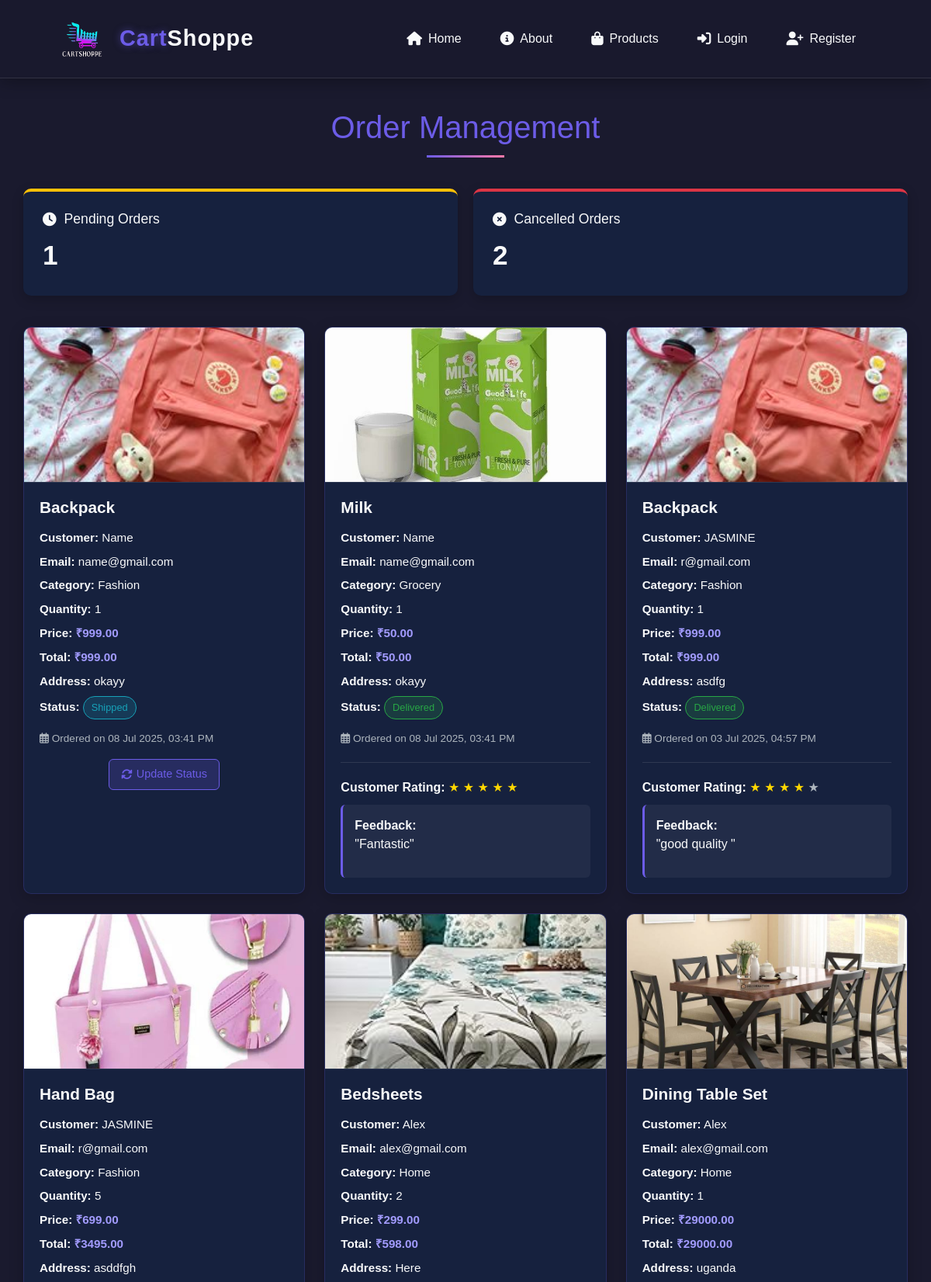
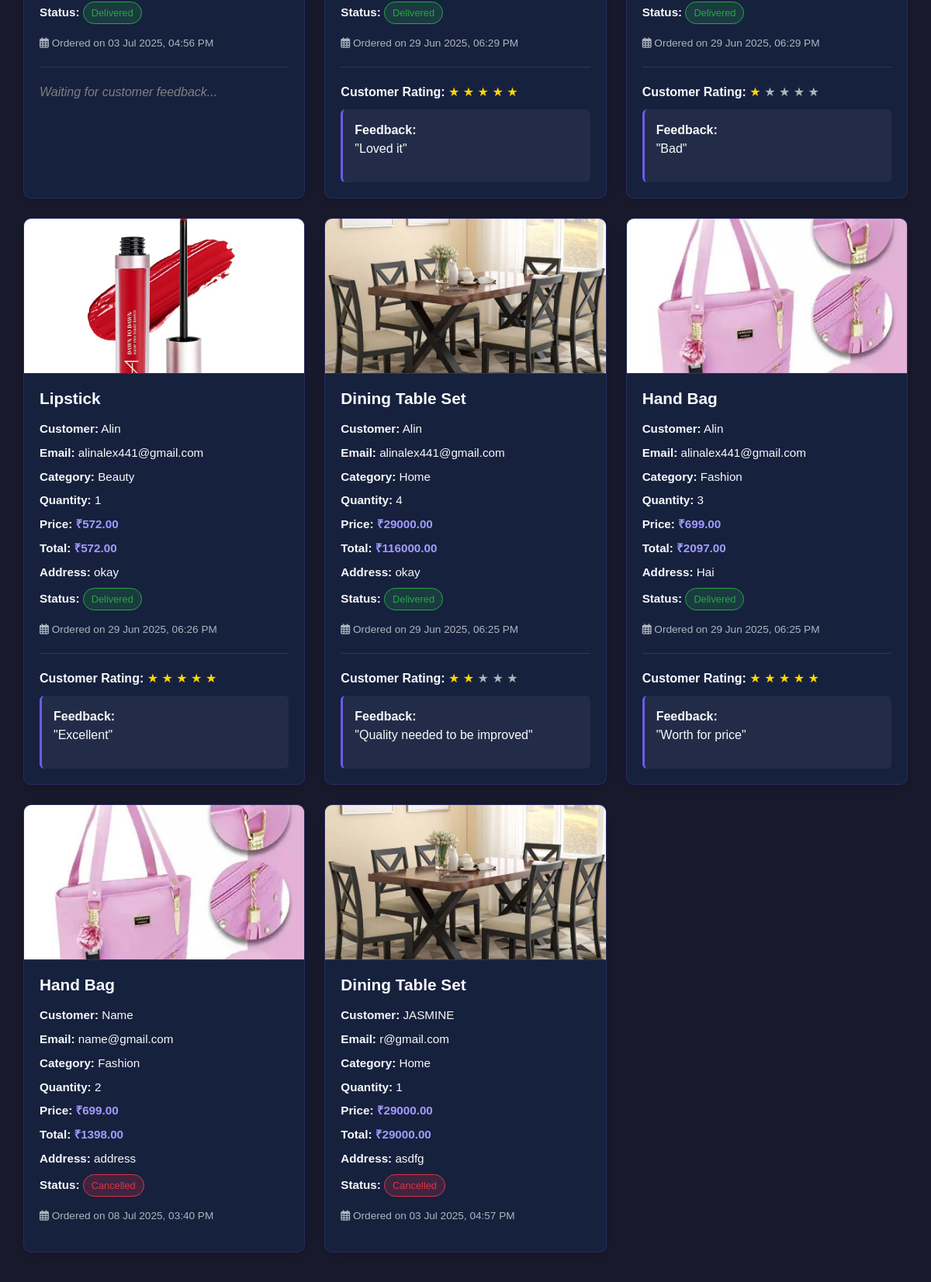
The page /bookings/ (upper part) on the database its author committed (2 pictures, top to bottom).
### myproject/myapp/models.py (models this page shows)
class Order(models.Model):
    user = models.ForeignKey(settings.AUTH_USER_MODEL, on_delete=models.CASCADE,null=True)
    product = models.ForeignKey('Product', on_delete=models.CASCADE,null=True)
    quantity = models.PositiveIntegerField(default=1,null=True)
    address = models.TextField()
    ordered_at = models.DateTimeField(auto_now_add=True,null=True)
    status = models.CharField(max_length=20, choices=ORDER_STATUS_CHOICES, default='Placed')
    product = models.ForeignKey('Product', on_delete=models.CASCADE, related_name='orders', null=True)
    feedback = models.TextField(blank=True, null=True)
    rating = models.PositiveIntegerField(blank=True, null=True)
    feedback_at = models.DateTimeField(blank=True, null=True)
    def total_price(self):
        return self.product.price * self.quantity

class Product(models.Model):
    name = models.CharField(max_length=255,null=True)
    category = models.CharField(max_length=100,null=True)
    price = models.DecimalField(max_digits=10, decimal_places=2,null=True)
    image = models.ImageField(upload_to='product_images/',null=True)

class Register(AbstractUser):
    usertype=models.CharField(max_length=10,null=True)
    contact = models.CharField(max_length=10, null=True)

### myproject/myapp/views.py (the view)
# urls.py: path('bookings/', views.view_bookings, name='view_bookings'),
def view_bookings(request):
    orders = Order.objects.select_related('product', 'user').all()
    orders = sorted(
        orders,
        key=lambda o: (get_status_priority(o.status), -o.ordered_at.timestamp())
    )
    pending_count = Order.objects.filter(status__in=['Placed', 'Shipped']).count()
    cancelled_count = Order.objects.filter(status='Cancelled').count()
    context = {
        'orders': orders,
        'pending_count': pending_count,
        'cancelled_count': cancelled_count,
    }
    return render(request, 'bookings.html', context)

### myproject/myapp/views.py (called while the page is built)
def get_status_priority(status):
    priority = {
        'Placed': 0,
        'Shipped': 1,
        'Delivered': 2,
        'Cancelled': 3
    }
    return priority.get(status, 4)

### myproject/myapp/templates/bookings.html (shortened to what this page needs)
{% load static %}
{% include 'header.html' %}
<div class="bookings-container">
    <h1 class="page-title">Order Management</h1>
    <div class="stats-row">
        <div class="stat-card pending">
            <h3 class="stat-title"><i class="fas fa-clock"></i> Pending Orders</h3>
            <p class="stat-value">{{ pending_count }}</p>
        </div>
        <div class="stat-card cancelled">
            <h3 class="stat-title"><i class="fas fa-times-circle"></i> Cancelled Orders</h3>
            <p class="stat-value">{{ cancelled_count }}</p>
        </div>
    </div>
    {% if orders %}
        <div class="bookings-grid">
            {% for order in orders %}
            <div class="booking-card">
                <img src="{{ order.product.image.url }}" class="booking-image" alt="{{ order.product.name }}">
                <div class="booking-details">
                    <h3 class="booking-title">{{ order.product.name }}</h3>
                    <div class="booking-meta">
                        <p><strong>Customer:</strong> {{ order.user.username }}</p>
                        <p><strong>Email:</strong> {{ order.user.email }}</p>
                        <p><strong>Category:</strong> {{ order.product.category }}</p>
                        <p><strong>Quantity:</strong> {{ order.quantity }}</p>
                        <p><strong>Price:</strong> <span class="booking-price">₹{{ order.product.price }}</span></p>
                        <p><strong>Total:</strong> <span class="booking-price">₹{{ order.total_price }}</span></p>
                        <p><strong>Address:</strong> {{ order.address }}</p>
                        <p><strong>Status:</strong>
                            <span class="booking-status
                                {% if order.status == 'Pending' %}status-pending
                                {% elif order.status == 'Cancelled' %}status-cancelled
                                {% elif order.status == 'Delivered' %}status-delivered
                                {% else %}status-processing{% endif %}">
                                {{ order.status }}
                            </span>
                        </p>
                    </div>
                    <p class="booking-date">
                        <i class="far fa-calendar-alt"></i> Ordered on {{ order.ordered_at|date:"d M Y, h:i A" }}
                    </p>
                    {% if order.status != "Cancelled" and order.status != "Delivered" %}
                    <form method="get" action="{% url 'update_order_status' order.id %}" class="text-center mt-3">
                        <button type="submit" class="action-btn update-btn">
                            <i class="fas fa-sync-alt"></i> Update Status
                        </button>
                    </form>
                    {% endif %}
                    {% if order.rating %}
                    <div class="feedback-section">
                        <div class="feedback-rating">
                            <strong>Customer Rating:</strong>
                            {% for i in "12345" %}
                                {% if forloop.counter <= order.rating %}
                                    <span style="color: gold;">★</span>
                                {% else %}
                                    <span style="color: var(--text-muted);">★</span>
                                {% endif %}
                            {% endfor %}
                        </div>
                        {% if order.feedback %}
                        <div class="feedback-text">
                            <strong>Feedback:</strong>
                            <p>"{{ order.feedback }}"</p>
                        </div>
                        {% endif %}
                    </div>
                    {% elif order.status == "Delivered" %}
                    <div class="feedback-section">
                        <p class="feedback-white"><em>Waiting for customer feedback...</em></p>
                    </div>
                    {% endif %}
                </div>
            </div>
            {% endfor %}
        </div>
    {% else %}
        <div class="no-bookings">
            <i class="fas fa-box-open"></i>
            <p>No orders found</p>
        </div>
    {% endif %}
</div>

### myproject/myapp/templates/bookings.html (style rules this page uses)
:root { --primary-color: #6c5ce7; --secondary-color: #a29bfe; --accent-color: #fd79a8; --success-color: #28a745; --danger-color: #dc3545; --warning-color: #ffc107; --info-color: #17a2b8; --dark-bg: #1a1a2e; --darker-bg: #16213e; --card-bg: #16213e; --text-light: #f8f9fa; --text-muted: #adb5bd; }
body { font-family: 'Poppins', sans-serif; background-color: var(--dark-bg); color: var(--text-light); padding-top: 100px; min-height: 100vh; }
.bookings-container { max-width: 1400px; margin: 40px auto; padding: 0 30px; }
.page-title { color: var(--primary-color); text-align: center; font-size: 2.5rem; margin-bottom: 40px; position: relative; padding-bottom: 15px; }
.page-title::after { content: ''; position: absolute; bottom: 0; left: 50%; transform: translateX(-50%); width: 100px; height: 3px; background: linear-gradient(90deg, var(--primary-color), var(--accent-color)); }
.stats-row { display: grid; grid-template-columns: repeat(auto-fit, minmax(250px, 1fr)); gap: 20px; margin-bottom: 40px; }
.stat-card { background-color: var(--darker-bg); border-radius: 10px; padding: 25px; box-shadow: 0 5px 15px rgba(0, 0, 0, 0.2); transition: all 0.3s ease; border-top: 4px solid; }
.stat-card.pending { border-color: var(--warning-color); }
.stat-card.cancelled { border-color: var(--danger-color); }
.stat-title { font-size: 1.1rem; font-weight: 500; margin-bottom: 10px; display: flex; align-items: center; gap: 10px; }
.stat-value { font-size: 2.2rem; font-weight: 700; margin: 0; }
.bookings-grid { display: grid; grid-template-columns: repeat(auto-fill, minmax(350px, 1fr)); gap: 25px; }
.booking-card { background-color: var(--card-bg); border-radius: 10px; overflow: hidden; box-shadow: 0 5px 20px rgba(0, 0, 0, 0.2); border: 1px solid rgba(108, 92, 231, 0.2); transition: all 0.3s ease; }
.booking-image { width: 100%; height: 200px; object-fit: cover; border-bottom: 1px solid rgba(255, 255, 255, 0.1); }
.booking-details { padding: 20px; }
.booking-title { font-size: 1.3rem; font-weight: 600; margin-bottom: 15px; color: var(--text-light); }
.booking-meta { margin-bottom: 15px; }
.booking-meta p { margin-bottom: 8px; font-size: 0.95rem; }
.booking-price { font-weight: 600; color: var(--secondary-color); }
.booking-status { display: inline-block; padding: 4px 10px; border-radius: 20px; font-size: 0.8rem; font-weight: 500; }
.status-cancelled { background-color: rgba(220, 53, 69, 0.2); color: var(--danger-color); border: 1px solid var(--danger-color); }
.status-delivered { background-color: rgba(40, 167, 69, 0.2); color: var(--success-color); border: 1px solid var(--success-color); }
.status-processing { background-color: rgba(23, 162, 184, 0.2); color: var(--info-color); border: 1px solid var(--info-color); }
.booking-date { color: var(--text-muted); font-size: 0.85rem; margin-top: 15px; }
.action-btn { padding: 8px 15px; border-radius: 6px; font-weight: 500; font-size: 0.9rem; cursor: pointer; transition: all 0.3s ease; border: none; display: inline-flex; align-items: center; gap: 5px; }
.update-btn { background-color: rgba(108, 92, 231, 0.2); color: var(--primary-color); border: 1px solid var(--primary-color); }
.feedback-section { margin-top: 20px; padding-top: 20px; border-top: 1px solid rgba(255, 255, 255, 0.1); }
.feedback-rating { margin-bottom: 10px; }
.feedback-white { color: grey !important; }
.feedback-text { background-color: rgba(255, 255, 255, 0.05); padding: 15px; border-radius: 6px; border-left: 3px solid var(--primary-color); }

### rows shown on the page
Order: product.image (picture), product.name "Backpack", user.username "Name", user.email "name@gmail.com", product.category "Fashion", quantity "1", product.price "999.00", total_price "999.00", address "okayy", status "Shipped", ordered_at "08 Jul 2025, 03:41 PM", shows "Update Status"
Order: product.image (picture), product.name "Milk", user.username "Name", user.email "name@gmail.com", product.category "Grocery", quantity "1", product.price "50.00", total_price "50.00", address "okayy", status "Delivered", ordered_at "08 Jul 2025, 03:41 PM", rating 5 (drawn), feedback "Fantastic"
Order: product.image (picture), product.name "Backpack", user.username "JASMINE", user.email "r@gmail.com", product.category "Fashion", quantity "1", product.price "999.00", total_price "999.00", address "asdfg", status "Delivered", ordered_at "03 Jul 2025, 04:57 PM", rating 4 (drawn), feedback "good quality"
Order: product.image (picture), product.name "Hand Bag", user.username "JASMINE", user.email "r@gmail.com", product.category "Fashion", quantity "5", product.price "699.00", total_price "3495.00", address "asddfgh", status "Delivered", ordered_at "03 Jul 2025, 04:56 PM", shows "Waiting for customer feedback..."
Order: product.image (picture), product.name "Bedsheets", user.username "Alex", user.email "alex@gmail.com", product.category "Home", quantity "2", product.price "299.00", total_price "598.00", address "Here", status "Delivered", ordered_at "29 Jun 2025, 06:29 PM", rating 5 (drawn), feedback "Loved it"
Order: product.image (picture), product.name "Dining Table Set", user.username "Alex", user.email "alex@gmail.com", product.category "Home", quantity "1", product.price "29000.00", total_price "29000.00", address "uganda", status "Delivered", ordered_at "29 Jun 2025, 06:29 PM", rating 1 (drawn), feedback "Bad"
Order: product.image (picture), product.name "Lipstick", user.username "Alin", user.email "alinalex441@gmail.com", product.category "Beauty", quantity "1", product.price "572.00", total_price "572.00", address "okay", status "Delivered", ordered_at "29 Jun 2025, 06:26 PM", rating 5 (drawn), feedback "Excellent"
Order: product.image (picture), product.name "Dining Table Set", user.username "Alin", user.email "alinalex441@gmail.com", product.category "Home", quantity "4", product.price "29000.00", total_price "116000.00", address "okay", status "Delivered", ordered_at "29 Jun 2025, 06:25 PM", rating 2 (drawn), feedback "Quality needed to be improved"
Order: product.image (picture), product.name "Hand Bag", user.username "Alin", user.email "alinalex441@gmail.com", product.category "Fashion", quantity "3", product.price "699.00", total_price "2097.00", address "Hai", status "Delivered", ordered_at "29 Jun 2025, 06:25 PM", rating 5 (drawn), feedback "Worth for price"
Order: product.image (picture), product.name "Hand Bag", user.username "Name", user.email "name@gmail.com", product.category "Fashion", quantity "2", product.price "699.00", total_price "1398.00", address "address", status "Cancelled", ordered_at "08 Jul 2025, 03:40 PM"
Order: product.image (picture), product.name "Dining Table Set", user.username "JASMINE", user.email "r@gmail.com", product.category "Home", quantity "1", product.price "29000.00", total_price "29000.00", address "asdfg", status "Cancelled", ordered_at "03 Jul 2025, 04:57 PM"

### other values the page prints
{{ pending_count }} "1"
{{ cancelled_count }} "2"
